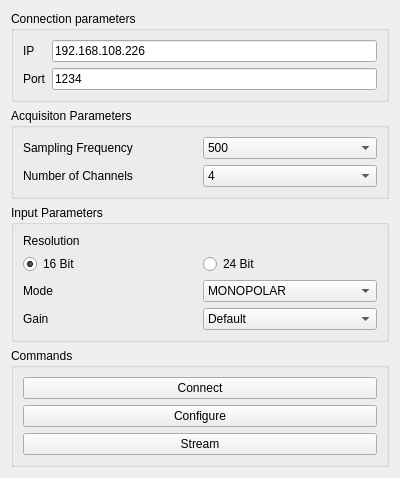
<?xml version="1.0" encoding="UTF-8"?>
<ui version="4.0">
 <class>NoxonForm</class>
 <widget class="QWidget" name="NoxonForm">
  <property name="geometry">
   <rect>
    <x>0</x>
    <y>0</y>
    <width>400</width>
    <height>468</height>
   </rect>
  </property>
  <property name="windowTitle">
   <string>NoxonForm</string>
  </property>
  <layout class="QGridLayout" name="gridLayout_2">
   <item row="1" column="0">
    <widget class="QGroupBox" name="acquisitionGroupBox">
     <property name="title">
      <string>Acquisiton Parameters</string>
     </property>
     <layout class="QGridLayout" name="gridLayout">
      <item row="1" column="0">
       <widget class="QLabel" name="label_2">
        <property name="text">
         <string>Number of Channels</string>
        </property>
       </widget>
      </item>
      <item row="0" column="1">
       <widget class="QComboBox" name="acquisitionSamplingFrequencyComboBox">
        <property name="currentIndex">
         <number>0</number>
        </property>
        <item>
         <property name="text">
          <string>500</string>
         </property>
        </item>
        <item>
         <property name="text">
          <string>1000</string>
         </property>
        </item>
        <item>
         <property name="text">
          <string>2000</string>
         </property>
        </item>
        <item>
         <property name="text">
          <string>4000</string>
         </property>
        </item>
       </widget>
      </item>
      <item row="1" column="1">
       <widget class="QComboBox" name="acquisitionNumberOfChannelsComboBox">
        <property name="currentIndex">
         <number>0</number>
        </property>
        <item>
         <property name="text">
          <string>4</string>
         </property>
        </item>
        <item>
         <property name="text">
          <string>8</string>
         </property>
        </item>
        <item>
         <property name="text">
          <string>16</string>
         </property>
        </item>
        <item>
         <property name="text">
          <string>32</string>
         </property>
        </item>
        <item>
         <property name="text">
          <string>64</string>
         </property>
        </item>
        <item>
         <property name="text">
          <string>128</string>
         </property>
        </item>
       </widget>
      </item>
      <item row="0" column="0">
       <widget class="QLabel" name="label">
        <property name="text">
         <string>Sampling Frequency</string>
        </property>
       </widget>
      </item>
     </layout>
    </widget>
   </item>
   <item row="2" column="0">
    <widget class="QGroupBox" name="inputGroupBox">
     <property name="title">
      <string>Input Parameters</string>
     </property>
     <layout class="QGridLayout" name="gridLayout_4">
      <item row="2" column="0">
       <widget class="QLabel" name="label_10">
        <property name="text">
         <string>Mode</string>
        </property>
       </widget>
      </item>
      <item row="2" column="1">
       <widget class="QComboBox" name="inputDetectionModeComboBox">
        <item>
         <property name="text">
          <string>MONOPOLAR</string>
         </property>
        </item>
        <item>
         <property name="text">
          <string>BIPOLAR</string>
         </property>
        </item>
        <item>
         <property name="text">
          <string>DIFFERENTIAL</string>
         </property>
        </item>
       </widget>
      </item>
      <item row="1" column="0">
       <widget class="QRadioButton" name="inputLowResolutionRadioButton">
        <property name="text">
         <string>16 Bit</string>
        </property>
        <property name="checked">
         <bool>true</bool>
        </property>
       </widget>
      </item>
      <item row="0" column="0" colspan="2">
       <widget class="QLabel" name="label_4">
        <property name="sizePolicy">
         <sizepolicy hsizetype="Preferred" vsizetype="Fixed">
          <horstretch>0</horstretch>
          <verstretch>0</verstretch>
         </sizepolicy>
        </property>
        <property name="text">
         <string>Resolution</string>
        </property>
       </widget>
      </item>
      <item row="1" column="1">
       <widget class="QRadioButton" name="inputHighResolutionRadioButton">
        <property name="text">
         <string>24 Bit</string>
        </property>
       </widget>
      </item>
      <item row="3" column="0">
       <widget class="QLabel" name="label_5">
        <property name="text">
         <string>Gain</string>
        </property>
       </widget>
      </item>
      <item row="3" column="1">
       <widget class="QComboBox" name="inputGainComboBox">
        <item>
         <property name="text">
          <string>Default</string>
         </property>
        </item>
        <item>
         <property name="text">
          <string>Low</string>
         </property>
        </item>
        <item>
         <property name="text">
          <string>Medium</string>
         </property>
        </item>
        <item>
         <property name="text">
          <string>High</string>
         </property>
        </item>
       </widget>
      </item>
     </layout>
    </widget>
   </item>
   <item row="0" column="0">
    <widget class="QGroupBox" name="connectionGroupBox">
     <property name="title">
      <string>Connection parameters</string>
     </property>
     <layout class="QGridLayout" name="gridLayout_7">
      <item row="0" column="0">
       <widget class="QLabel" name="label_6">
        <property name="text">
         <string>IP</string>
        </property>
       </widget>
      </item>
      <item row="0" column="1">
       <widget class="QLineEdit" name="connectionIPLineEdit">
        <property name="text">
         <string>192.168.108.226</string>
        </property>
       </widget>
      </item>
      <item row="1" column="0">
       <widget class="QLabel" name="label_7">
        <property name="text">
         <string>Port</string>
        </property>
       </widget>
      </item>
      <item row="1" column="1">
       <widget class="QLineEdit" name="connectionPortLineEdit">
        <property name="text">
         <string>1234</string>
        </property>
       </widget>
      </item>
     </layout>
    </widget>
   </item>
   <item row="4" column="0">
    <spacer name="verticalSpacer">
     <property name="orientation">
      <enum>Qt::Vertical</enum>
     </property>
     <property name="sizeHint" stdset="0">
      <size>
       <width>20</width>
       <height>40</height>
      </size>
     </property>
    </spacer>
   </item>
   <item row="3" column="0">
    <widget class="QGroupBox" name="commandsGroupBox">
     <property name="title">
      <string>Commands</string>
     </property>
     <layout class="QGridLayout" name="gridLayout_3">
      <item row="0" column="0">
       <widget class="QPushButton" name="commandConnectionPushButton">
        <property name="text">
         <string>Connect</string>
        </property>
       </widget>
      </item>
      <item row="1" column="0">
       <widget class="QPushButton" name="commandConfigurationPushButton">
        <property name="text">
         <string>Configure</string>
        </property>
       </widget>
      </item>
      <item row="2" column="0">
       <widget class="QPushButton" name="commandStreamPushButton">
        <property name="text">
         <string>Stream</string>
        </property>
       </widget>
      </item>
     </layout>
    </widget>
   </item>
  </layout>
 </widget>
 <resources/>
 <connections/>
</ui>
